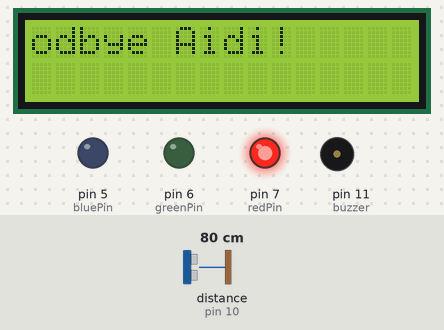
Bench run of a sketch on a simulated Arduino Uno, built with avr-gcc and run on an emulated ATmega328P. Parts: 16×2 character LCD, output pins drawn as LEDs (lit = HIGH), buzzer (waves = sounding, pin HIGH). The test bench sets the inputs (shaded band); at power-on: distance to the obstacle (sensor on pin 10) 80 cm. The echo pulse lasts 58.3 µs per cm.

Above: at 1.2 s.
1.3 s: distance to the obstacle (sensor on pin 10) set to 54 cm
4.5 s: distance to the obstacle (sensor on pin 10) set to 43 cm
At 5.07 s:
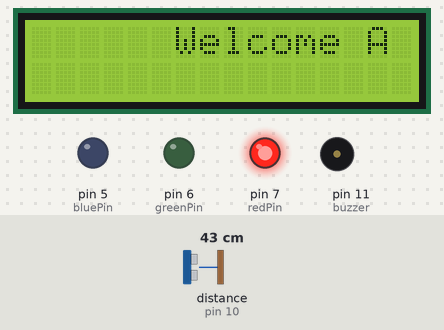
7.7 s: distance to the obstacle (sensor on pin 10) set to 47 cm
11.1 s: distance to the obstacle (sensor on pin 10) set to 54 cm
At 12.42 s:
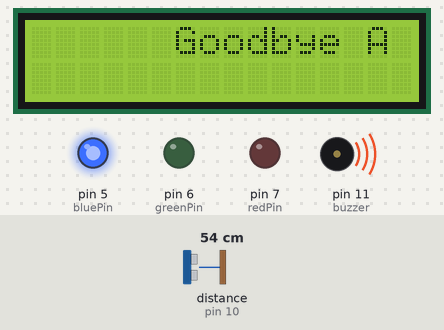
14.3 s: distance to the obstacle (sensor on pin 10) set to 2 cm
At 15.0 s:
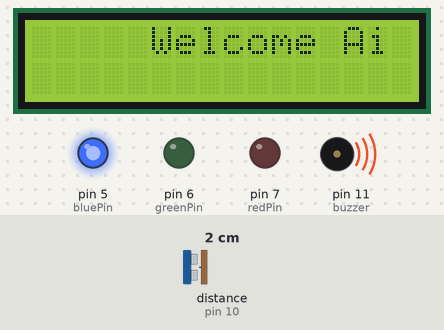
17.5 s: distance to the obstacle (sensor on pin 10) set to 60 cm
At 19.9 s:
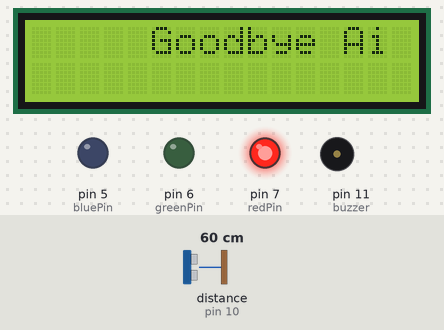
Timing chart, 0 to 21.4 s (numbered marks = the images above; inputs shaded):
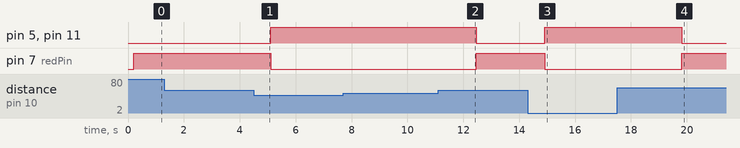

Measured:
- the behaviour switches between 49 and 48 cm on distance to the obstacle (sensor on pin 10) (found by bisection; images 0 and 1)
- the behaviour switches between 50 and 51 cm on distance to the obstacle (sensor on pin 10) (found by bisection; images 1 and 2)
- after the input at 4.5 s, pin 5 (bluePin), pin 11 (buzzer): LOW → HIGH after 0.61 s; pin 7 (redPin): HIGH → LOW after 0.61 s; the display: first differs from a run without the input after 0.51 s (image 1)
- after the input at 11.1 s, pin 5 (bluePin), pin 11 (buzzer): HIGH → LOW after 1.4 s; pin 7 (redPin): LOW → HIGH after 1.4 s; the display: first differs from a run without the input after 1.3 s (image 2)
- after the input at 14.3 s, pin 5 (bluePin), pin 11 (buzzer): LOW → HIGH after 0.61 s; pin 7 (redPin): HIGH → LOW after 0.61 s; the display: first differs from a run without the input after 0.51 s (image 3 shows a later state)
- after the input at 17.5 s, pin 5 (bluePin), pin 11 (buzzer): HIGH → LOW after 2.3 s; pin 7 (redPin): LOW → HIGH after 2.3 s; the display: first differs from a run without the input after 2.2 s (image 4 shows a later state)

The sketch:

testcodefinal.ino
```cpp
#include <UltraDistSensor.h>
#include <Wire.h>
#include <LiquidCrystal_I2C.h>


LiquidCrystal_I2C lcd(0x27,16,2);

UltraDistSensor mysensor;
float reading;
int redPin= 7;
int greenPin = 6;
int bluePin = 5;

const int buzzer = 11;

String message1 = String("      Welcome Aidi!");
String message2 = String("      Goodbye Aidi!");
int length;


void setup()
{

  lcd.init();
  lcd.backlight();
  Serial.begin(9600);
  pinMode(redPin, OUTPUT);
  pinMode(greenPin, OUTPUT);
  pinMode(bluePin, OUTPUT);
  mysensor.attach(9,10); //trigger,echo
  length = message1.length();
  length = message2.length();

 pinMode(buzzer, OUTPUT);


}

void loop()
{

  reading = mysensor.distanceInCm();
  lcd.setCursor(0,0);


    for(int i = 0; i < length; i ++)
    {
    if(reading < 49)
  {


    ClearRow(0);
    lcd.print(message1.substring(i,i+15));
    delay(100);
    digitalWrite(buzzer, HIGH);
    setColor(0, 0, 255); // Blue Color
    }

   }


    for(int i = 0; i < length; i ++)
    {
    if(reading > 50)
   {
    ClearRow(0);
    lcd.print(message2.substring(i,i+15));
    delay(100);
    digitalWrite(buzzer, LOW);
    setColor(255, 0, 0); // Red Color
   }
    }


  /*if((reading < 49))
  {
    lcd.clear();
    lcd.print("Welcome Aidi!");
     setColor(255, 0, 255); // purple Color

   }
   else if(reading > 50)
 {
   lcd.clear();
   lcd.print("Goodbye Aidi!");


  }
*/


  }

void ClearRow(int rowNum)
{
  lcd.setCursor(0,rowNum);
  lcd.print("                    ");
  lcd.setCursor(0,rowNum);
}

void setColor(int redValue, int greenValue, int blueValue)
{
  analogWrite(redPin, redValue);
  analogWrite(greenPin, greenValue);
  analogWrite(bluePin, blueValue);
}
```
